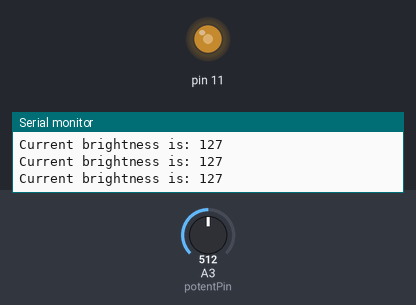
Recording of a sketch running on a simulated Arduino Uno, built with avr-gcc and run on an emulated ATmega328P. Parts: output pins drawn as LEDs (lit = HIGH), the last lines printed to the serial monitor. The inputs (shaded band) are chosen by the test bench; at power-on: A3 (potentPin) = 512.

Above: at 1.2 s.
1.3 s: A3 (potentPin) set to 417
At 1.9 s:
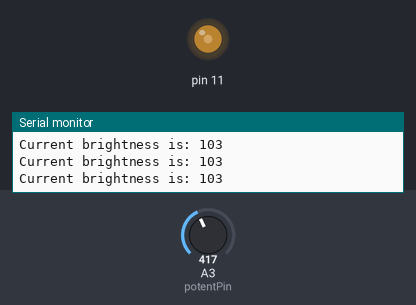
4.3 s: A3 (potentPin) set to 395
At 5.3 s:
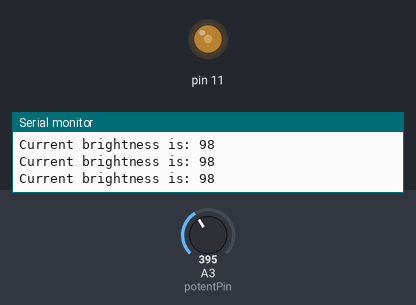
5.8 s: A3 (potentPin) set to 716
At 6.3 s:
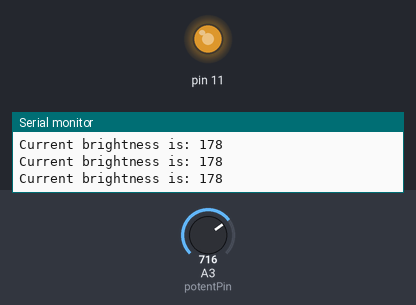
7.3 s: A3 (potentPin) set to 900
At 8.1 s:
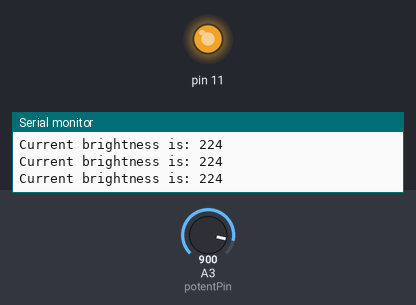
8.8 s: A3 (potentPin) set to 122
At 9.8 s:
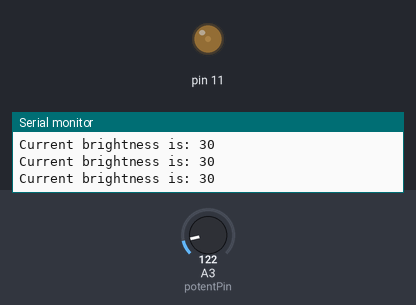
10.3 s: A3 (potentPin) set to 44
At 10.8 s:
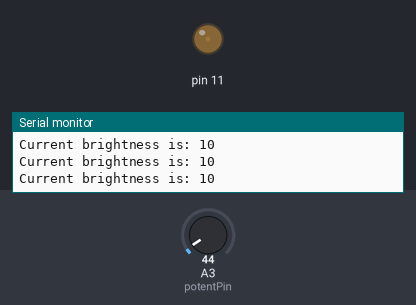
13.3 s: A3 (potentPin) set to 38
Timing chart, 0 to 15.8 s (numbered marks = the images above; inputs shaded):
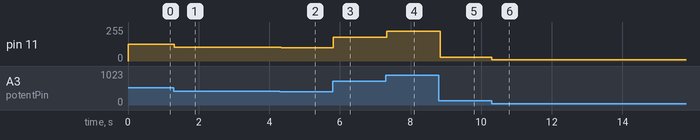

Measured:
- after the input at 1.3 s, pin 11: 127/255 → 103/255 at once
- after the input at 4.3 s, pin 11: 103/255 → 98/255 after 0.05 s
- after the input at 5.8 s, pin 11: 98/255 → 178/255 at once
- after the input at 7.3 s, pin 11: 178/255 → 224/255 at once
- after the input at 8.8 s, pin 11: 224/255 → 30/255 at once
- after the input at 10.3 s, pin 11: 30/255 → 10/255 at once
- after the input at 13.3 s, pin 11: 10/255 → 9/255 at once

The sketch:

1.10.3_Sliiide_to_the__analog_Write.ino
```cpp
// Unit 1 Digital Sandbox
// Tutorial 1.10 Do the Analog Slide!

// Make the potentiometer control the brightness of your choice of analog-compatible LED.
// The monitor should print the current brightness of your LED.
// Hint: Remember that the number of a pin can be a variable!

int potentPin = 3, potentRead, currentBright;

void setup() {
  pinMode(potentPin, INPUT);
  pinMode(11, OUTPUT);

  Serial.begin(9600);
}

void loop() {
  potentRead = analogRead(potentPin);
  currentBright = map(potentRead, 0, 1023, 0, 255);

  Serial.print("Current brightness is: ");

  Serial.println(currentBright);
  analogWrite(11, currentBright);

  delay(50);
}
```
